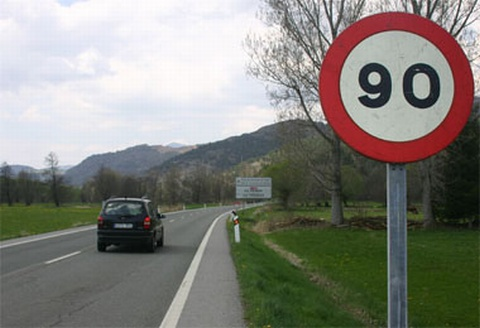
#> input picture reconocimiento/reconocimiento_signal/90-velocidad.jpg, 480 x 328 px
$ python prueba.py
#> lines starting #> are read from the running program, lines starting #| are printed output that depends on the picture; after the words box and inside, x2 and y2 are one past the last pixel; in counts of white or black regions, pixels touching at a corner belong together
#bibliotecas
import numpy as np
import cv2

#cargamos el clasificador de cascada
sign_cascade = cv2.CascadeClassifier('haarCascade.xml')

#prueba si reconoce el objeto
img = cv2.imread('90-velocidad.jpg')
#> img is the input picture: shape (328, 480, 3); mean B, G, R 122.7, 130.1, 130.4
gray = cv2.cvtColor(img, cv2.COLOR_BGR2GRAY)
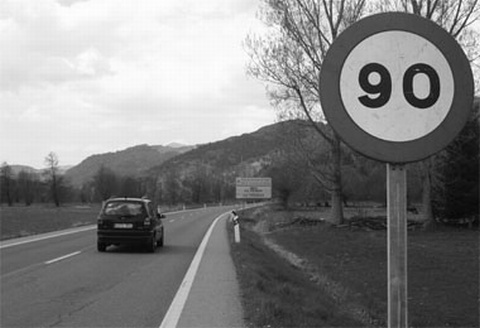
#> gray: shape (328, 480); min 2, max 255, mean 129.4

sign = sign_cascade.detectMultiScale(gray, 1.3, 5)
#> sign = [[325, 16, 138, 138]]
for (x,y,w,h) in sign:
    cv2.rectangle(img,(x,y),(x+w,y+h),(255,0,0),2)
    roi_gray = gray[y:y+h, x:x+w]
    roi_color = img[y:y+h, x:x+w]
#> this loop made 1 pass
#> pass 1, `roi_gray = gray[y:y+h, x:x+w]`:
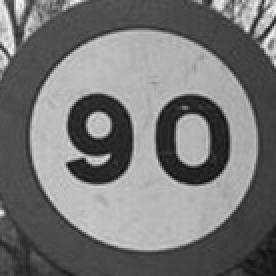
#> roi_gray: shape (138, 138) (shown 2 times larger); min 14, max 249, mean 117.8
#> pass 1, `roi_color = img[y:y+h, x:x+w]`:
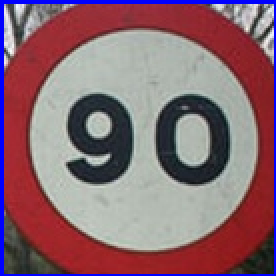
#> roi_color: shape (138, 138, 3) (shown 2 times larger); mean B, G, R 113.4, 103.7, 136.9
#> after the loop:
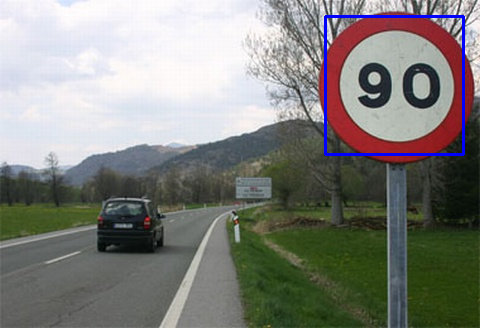
#> img: shape (328, 480, 3); 1.05% of pixels changed, all inside (x1, y1, x2, y2) = (324, 15, 465, 156)


cv2.imshow('img',img)
cv2.waitKey(0)
cv2.destroyAllWindows()

$ run again, with reconocimiento/reconocimiento_signal/120-velocidad.jpg copied over reconocimiento/reconocimiento_signal/90-velocidad.jpg
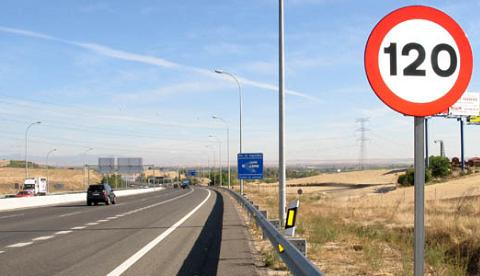
#> input picture reconocimiento/reconocimiento_signal/120-velocidad.jpg, 480 x 276 px
#> img is the input picture: shape (276, 480, 3); mean B, G, R 172.6, 168.4, 168.1
#> `gray = cv2.cvtColor(img, cv2.COLOR_BGR2GRAY)`:
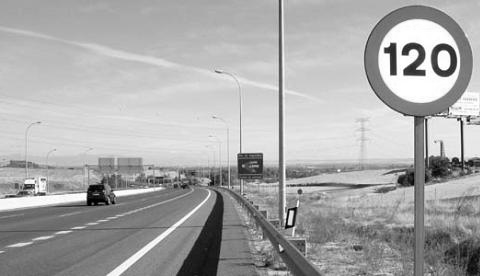
#> gray: shape (276, 480); min 0, max 255, mean 168.8
#> sign = [[367, 12, 89, 89]]
#> the loop `for (x,y,w,h) in sign:` made 1 pass
#> after the loop `for (x,y,w,h) in sign:`:
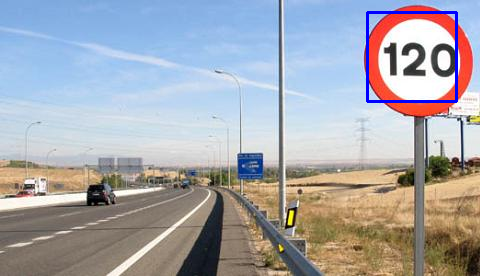
#> img: shape (276, 480, 3); 0.8% of pixels changed, all inside (x1, y1, x2, y2) = (366, 11, 458, 103)
